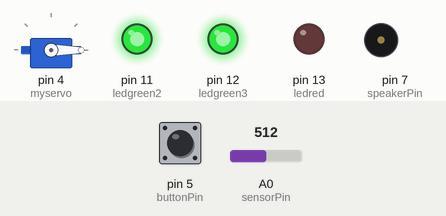
This sketch was run on a simulated Arduino Uno, built with avr-gcc and run on an emulated ATmega328P. Parts: servo, output pins drawn as LEDs (lit = HIGH), buzzer (waves = sounding). The inputs (shaded band) are chosen by the test bench; at power-on: pin 5 (buttonPin) HIGH, A0 (sensorPin) = 512. What the sketch prints to the serial monitor is not drawn.

Above: at 0.05 s.
At 10.0 s:
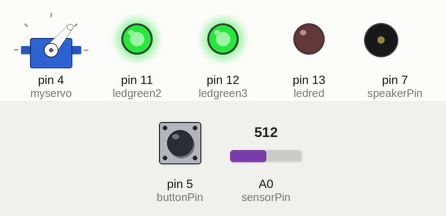
At 20.0 s:
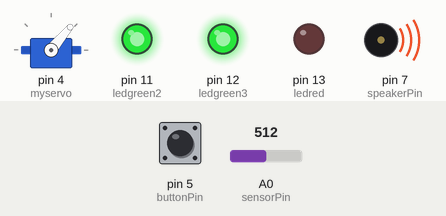
Timing chart, 0 to 33.9 s (numbered marks = the images above):
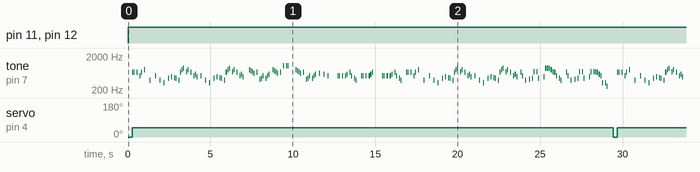

The sketch:

plantquestgame_debug.ino
```cpp
// constants won't change. They're used here to
// set pin numbers:
#include <Servo.h>


int buttonPin = 5;     // the number of the pushbutton pin
// variables will change:
int buttonState = 0;         // variable for reading the pushbutton status


 int sensorPin = A0; // Variable addressed to the analog pin A0 which Will receive the signal from the sensor
 int sensorValue = 0; // variable that will store the value from  sensorPin
 int humidity = 0;

// int ledgreen1 = 10;
 int ledgreen2 = 11;
 int ledgreen3 = 12; // LED addressed to the pin 11
 int ledred = 13;

Servo myservo;  // create servo object to control a servo
                // twelve servo objects can be created on most boards
int pos = 0;    // variable to store the servo position


//sound
int speakerPin = 7;
int length = 295; // the number of notes
char notes[] = "EE E CE G  g  C  g e  a b ia gEGA FG E CDb C  g e  a b ia gEGA FG E CDb  GNFR E uaC aCD GNFR E 1 11   GNFR E uaC aCD L  D C   CC C CD EC ag  CC C CDE  CC C CD EC ag  EE E CE G  g  C  g e  a b ia gEGA FG E CDb C  g e  a b ia gEGA FG E CDb EC g u aF Fa  bAAAGFEC ag  EC g u aF Fa  bF FFEDCe ec  "; // a space represents a rest
float beats[] = { 1, 1, 1, 1, 1, 1, 1, 1, 1, 1, 2, 1, 1, 2, 1, 1, 1, 1, 2, 1, 1, 1, 1, 1, 1, 1, 1, 1, 1, 1, 1, 1, 1, 1, 1, 1, 1, 1, 1, 1, 1, 1, 2, 1, 1, 1, 1, 2, 1, 1, 1, 1, 1, 1, 1, 1, 1, 1, 1, 1, 1, 1, 1, 1, 1, 1, 1, 1, 1, 1, 1, 2, //Page 1
                2, 1, 1, 1, 1, 1, 1, 1, 1, 1, 1, 1, 1, 1, 1, 2, 1, 1, 1, 1, 1, 1, 1, 1, 1, 1, 1, 1, 2, 2, 1, 1, 1, 1, 1, 1, 1, 1, 1, 1, 1, 1, 1, 1, 2, 1, 1, 1, 1, 2, 1, 1, 2, 4, //Page 2
                1, 1, 1, 1, 1, 1, 1, 1, 1, 1, 1, 1, 1, 1, 2, 1, 1, 1, 1, 1, 1, 1, 1, 4, 4, 1, 1, 1, 1, 1, 1, 1, 1, 1, 1, 1, 1, 1, 1, 2, 1, 1, 1, 1, 1, 1, 1, 1, 1, 1, 2, 1, 1, 2, //Page4
                1, 1, 1, 1, 2, 1, 1, 1, 1, 1, 1, 1, 1, 1, 1, 1, 1, 1, 1, 1, 1, 1, 1, 1, 1, 1, 1, 1, 2, 1, 1, 1, 1, 2, 1, 1, 1, 1, 1, 1, 1, 1, 1, 1, 1, 1, 1, 1, 1, 1, 1, 1, 1, 1, 1, 1, 1, 2, //Page 5
                1, 1, 1, 1, 2, 1, 1, 1, 1, 1, 1, 1, 1, 2, 1.3, 1.3, 1.3, 1.3, 1.3, 1.3, 1, 1, 1, 1, 1, 1, 2, 1, 1, 1, 1, 2, 1, 1, 1, 1, 1, 1, 1, 1, 2, 1, 1, 1, 1, 1.3, 1.3, 1.3, 1, 1, 1, 1, 1, 1, 2 }; //Page 6

int tempo = 60;

void playTone(int ton1, int duration) {
  for (long i = 0; i < duration * 1000L; i += ton1) {
    tone(speakerPin, ton1);
    delayMicroseconds(ton1);
  }
  noTone(speakerPin);
}

void playNote(char note, int duration) {
//                        c    c#   d    d#   e    f    f#   g    g#   a    a#   b
  char names[] = { ' ',  '!', '2', '3', '4', '5', '6', '7', '8', '9', '0', '-', '=', 'c', 'd', 'e', 'f', 'g', 'a', 'b', 'C', 'D', 'E', 'F', 'G', 'A', 'B', 'i', 'N', 'R', 'u',  '1', 'L', 'k'}; // [i = b flat] [N = G flat] [R = D#] [u = g#] [1 = C oct. 5] [L = E flat]
  int tones[] =  {   0, 1046, 138, 146, 155, 164, 174, 184, 195, 207, 220, 233, 246, 261, 293, 329, 349, 391, 440, 493, 523, 587, 659, 698, 783, 880, 987, 466, 740, 622, 415, 1046, 622u, 227};

  // play the tone corresponding to the note name
  for (int i = 0; i < 34; i++) {
    if (names[i] == note) {
      playTone(tones[i], duration);
    }
  }
}
//end sound


void setup() {

  Serial.begin(9600); // set the baud rate serial with 9600

    pinMode(ledgreen2, OUTPUT);
    pinMode(ledgreen3, OUTPUT);
    pinMode(ledred, OUTPUT);
    pinMode(speakerPin, OUTPUT);
  // initialize the LED pin as an output:
    pinMode(buttonPin, INPUT_PULLUP);
    myservo.attach(4);  // attaches the servo on pin 9 to the servo object
    //int buttonState = 0;
}

void loop(){
  buttonState = 0;
  sensorValue = analogRead(sensorPin);
  myservo.write(50);
  // read the value from the sensor:
  if(sensorValue<300 ) {
    digitalWrite(ledred, HIGH); // Set high logic level to the LED green, turn it on
    delay(500);
    digitalWrite(ledred, LOW);
    delay(300);
    digitalWrite(ledgreen2, LOW);
    digitalWrite(ledgreen3, LOW);
  }
  else if(sensorValue>300 )
    {
      // read the state of the pushbutton value:
      buttonState = digitalRead(buttonPin);
      digitalWrite(ledgreen2, HIGH);
      digitalWrite(ledgreen3, HIGH);
      Serial.println(buttonPin);
      if (buttonState == 1)
	{
	  myservo.write(0);
	  delay(250);
	  myservo.write(50);
	  for (int i = 0; i < length; i++) {
	    //Serial.print(i);
	    if (notes[i] == ' ')
	      delay(beats[i] * tempo); // rest
	    else
	      playNote(notes[i], beats[i] * tempo);
	    //Serial.print("END !!!!\n");
	    delay(tempo / 2);
	  }
	}
    }
}
```

Measured:
- by itself, pin 11 (ledgreen2), pin 12 (ledgreen3): LOW → HIGH at 0.00 s
- by itself, servo on pin 4 (myservo): alternates 50° for 29.2 s and 0° for 0.25 s
- by itself, tone on pin 7 (speakerPin): plays 659 Hz for 0.06 s, 659 Hz for 0.06 s, 659 Hz for 0.06 s, 523 Hz for 0.06 s, 659 Hz for 0.06 s, 783 Hz for 0.06 s … (774 notes in this stretch)
